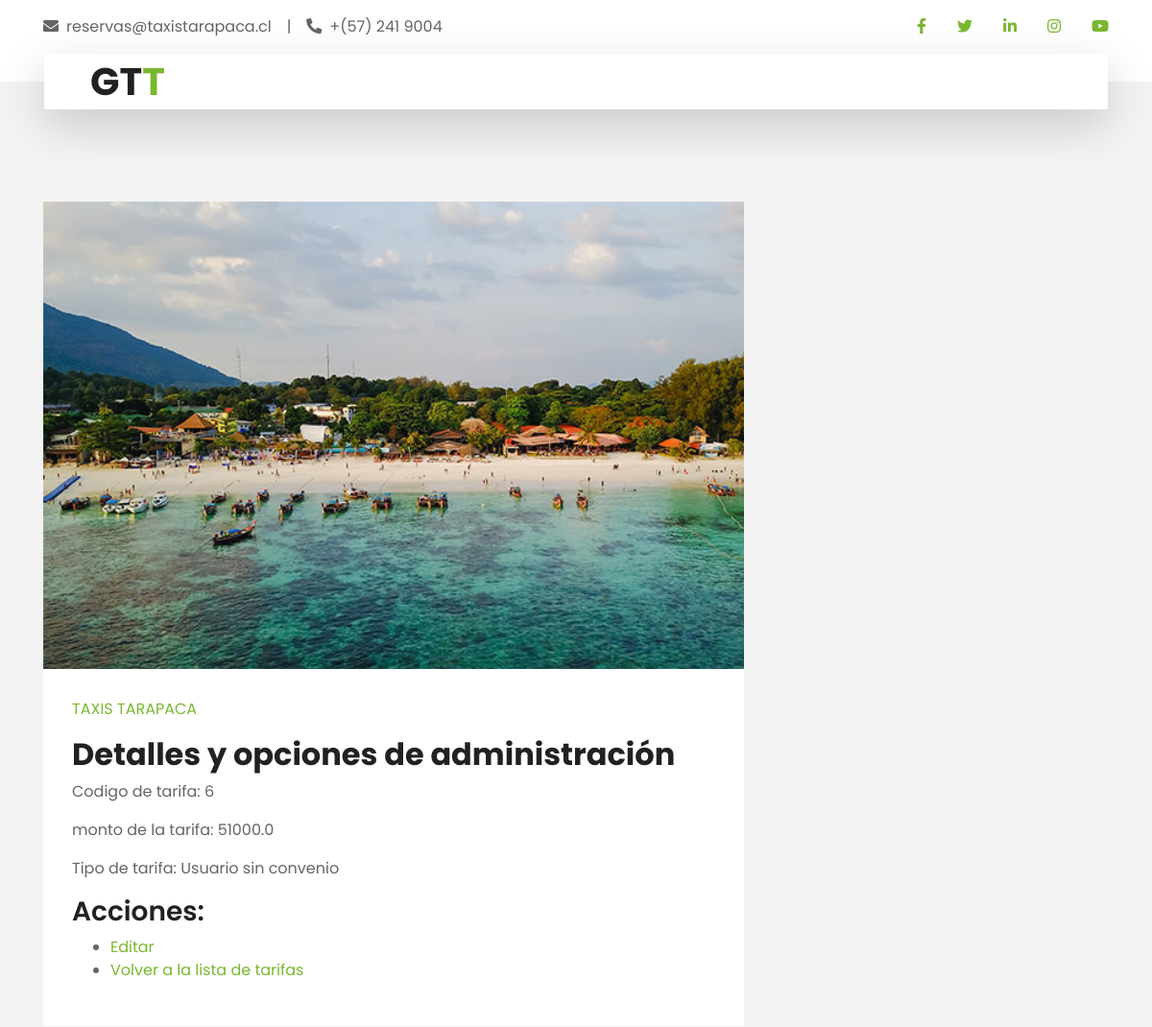
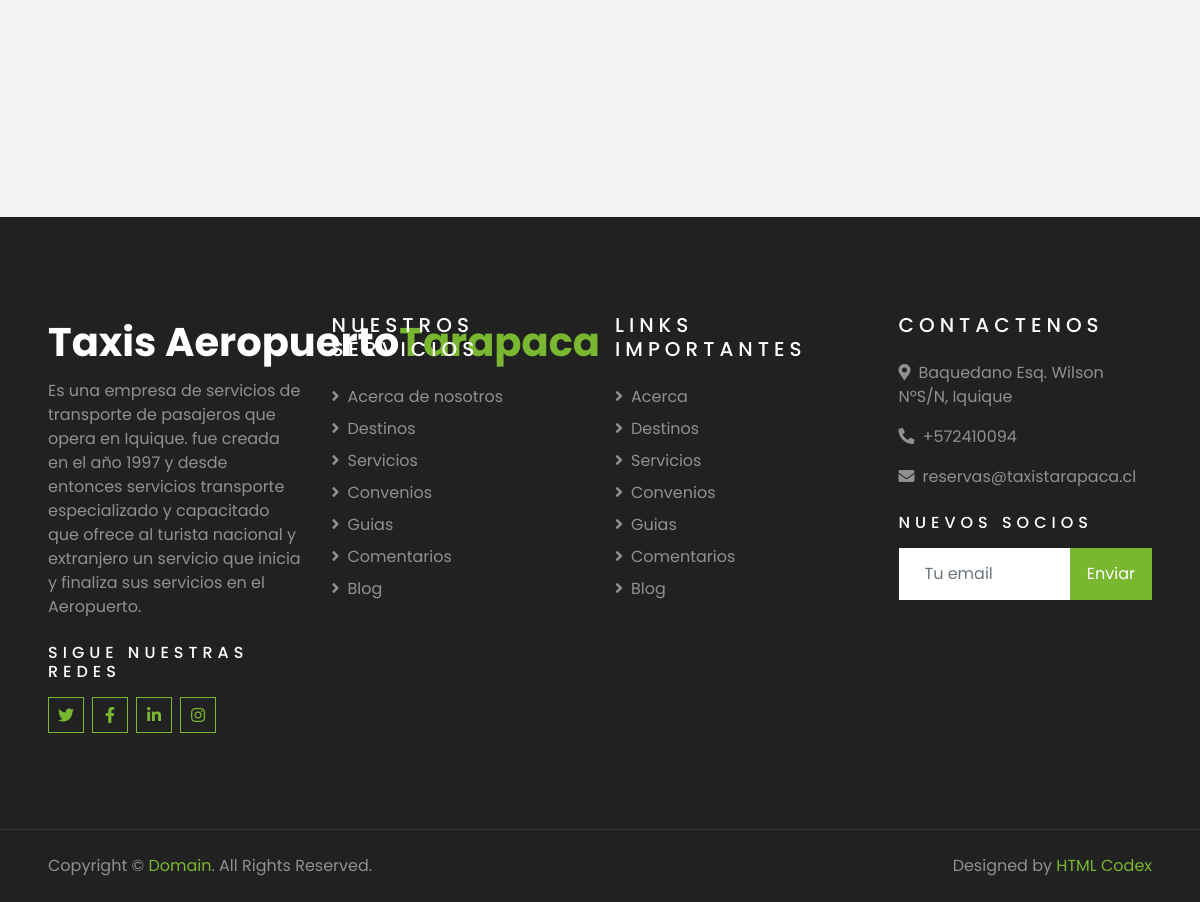
/es/scr_vtar/6/ (signed in), run on the app's committed database (2 pictures, top to bottom).
### Gestion_viajes/models.py (models this page shows, shortened)
class Tarifa(models.Model):
    id = models.AutoField(primary_key=True,unique=True)
    nombre = models.CharField(max_length=54,blank=True,null=True)
    tipo_tarifa = models.ForeignKey(TiposTarifa,on_delete=models.SET_NULL,blank=True,null=True,default=None)
    convenio = models.ForeignKey(Convenio,on_delete=models.SET_NULL,blank=True,null=True,default=None)
    monto_tarifa = models.FloatField(null=True,blank=True)
    deleted_at = models.DateTimeField(null=True,blank=True)
    created_at = models.DateTimeField(null=True,blank=True)

class TiposTarifa(models.Model):
    id = models.AutoField(primary_key=True,unique=True)
    nombre = models.CharField(max_length=54,blank=True,null=True)
    deleted_at = models.DateTimeField(null=True,blank=True)
    created_at = models.DateTimeField(null=True,blank=True)
    def __str__(self):
        return self.nombre

### Gestion_viajes/views.py (the view)
# urls.py: path("scr_vtar/<int:id_tarifa>/",views.scr_ver_datos_tarifa,name='scr_ver_datos_tarifa'),
def scr_ver_datos_tarifa(request,id_tarifa):
    usuario = request.session.get('user', None)
    if usuario is not None:
        try:
            tarifa = Tarifa.objects.get(id=id_tarifa)
            context = {'tarifa':tarifa}
            return render(request,'Gestion_viajes/scr_ver_datos_tarifa.html',context)
        except:
            tarifa = None
            err = "Tarifa no encontrada."
            context = {'error':err}
            return render(request,'Gestion_viajes/scr_ver_datos_tarifa.html',context)
    else:
        return render(request,'Gestion_viajes/err_frb.html')

### Taxis_tarapaca/templates/Gestion_viajes/scr_ver_datos_tarifa.html (shortened to what this page needs)
{% extends "secretarias_page.html" %}
{% load cms_tags %}
{% block content %}
    <div class="admin-taxista">
        <h2>Detalles y opciones de administración</h2>
        <p>Codigo de tarifa: {{ tarifa.id }}</p>
        <p>monto de la tarifa: {{ tarifa.monto_tarifa }}</p>
        <p>Tipo de tarifa: {{ tarifa.tipo_tarifa }}</p>
        <h3>Acciones:</h3>
        <ul>
            <li><a href="{% url 'scr_editar_tarifa' id_tarifa=tarifa.id %}">Editar</a></li>
            <li><a href="{% url 'scr_buscar_tarifas' %}">Volver a la lista de tarifas</a></li>
        </ul>
    </div>
{% endblock content %}

### data on the page
Tarifa: id "6", monto_tarifa "51000.0", tipo_tarifa "Usuario sin convenio"
